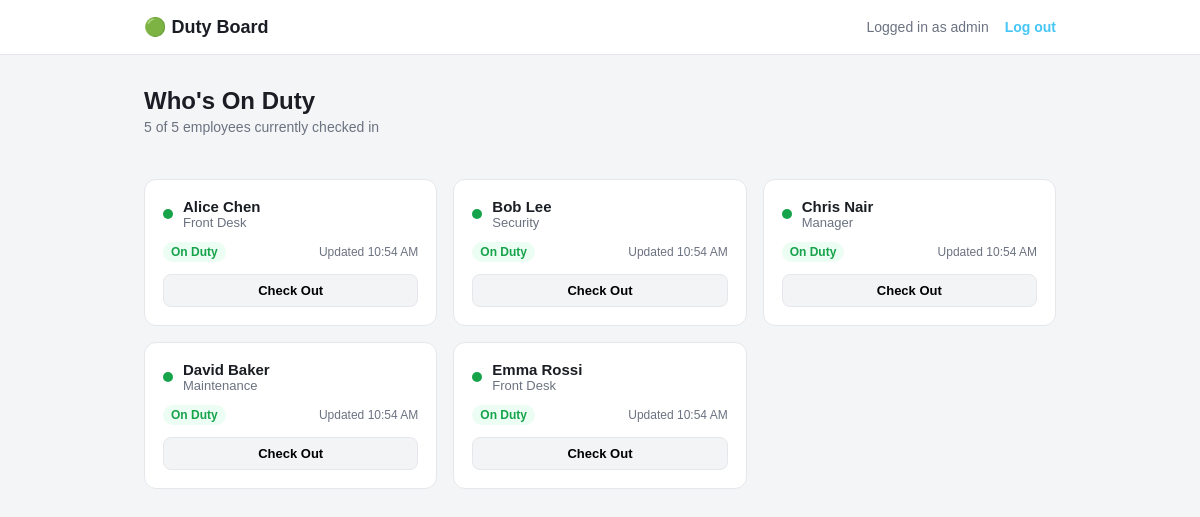
Page /dashboard (signed in) on the earlier database version.
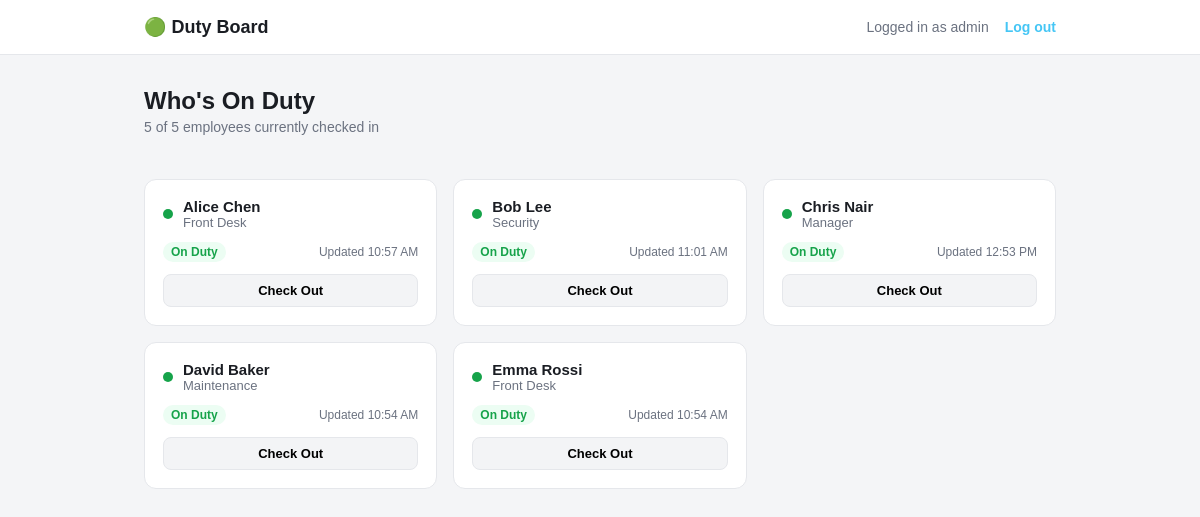
Same page on the later database version.
### app.py (models this page shows, shortened)
class User(UserMixin, db.Model):
    id = db.Column(db.Integer, primary_key=True)
    username = db.Column(db.String(80), unique=True, nullable=False)
    password_hash = db.Column(db.String(255), nullable=False)

class Employee(db.Model):
    id = db.Column(db.Integer, primary_key=True)
    name = db.Column(db.String(120), nullable=False)
    role = db.Column(db.String(120), nullable=True)
    on_duty = db.Column(db.Boolean, default=False)
    last_updated = db.Column(db.DateTime, default=datetime.utcnow)

### app.py (the view)
@app.route("/dashboard")
@login_required
def dashboard():
    employees = Employee.query.order_by(Employee.name).all()
    on_duty_count = sum(1 for e in employees if e.on_duty)
    return render_template(
        "dashboard.html",
        employees=employees,
        on_duty_count=on_duty_count,
        total=len(employees),
    )

### app.py (called while the page is built)
@login_manager.user_loader
def load_user(user_id):
    return db.session.get(User, int(user_id))

### templates/dashboard.html (shortened to what this page needs)
{% extends "base.html" %}
{% block content %}
<div class="dashboard-header">
    <div>
        <h1>Who's On Duty</h1>
        <p class="subtitle">{{ on_duty_count }} of {{ total }} employees currently checked in</p>
    </div>
</div>
<div class="employee-grid">
    {% for employee in employees %}
    <div class="employee-card {{ 'on-duty' if employee.on_duty else 'off-duty' }}">
        <div class="employee-info">
            <span class="status-dot"></span>
            <div>
                <div class="employee-name">{{ employee.name }}</div>
                <div class="employee-role">{{ employee.role or "—" }}</div>
            </div>
        </div>
        <div class="employee-meta">
            <span class="status-label">{{ "On Duty" if employee.on_duty else "Off Duty" }}</span>
            <span class="timestamp">Updated {{ employee.last_updated.strftime("%I:%M %p") }}</span>
        </div>
        <form method="POST" action="{{ url_for('checkin', employee_id=employee.id) }}">
            <button type="submit" class="toggle-btn">
                {{ "Check Out" if employee.on_duty else "Check In" }}
            </button>
        </form>
    </div>
    {% else %}
    <p>No employees found. Run <code>flask --app app init-db</code> to seed demo data.</p>
    {% endfor %}
</div>
{% endblock %}

### templates/base.html (shortened to what this page needs)
<!DOCTYPE html>
<html lang="en">
<head>
    <link rel="stylesheet" href="{{ url_for('static', filename='style.css') }}">
</head>
<body>
    <header class="topbar">
        <div class="topbar-inner">
            <span class="brand">🟢 Duty Board</span>
            {% if current_user.is_authenticated %}
                <nav>
                    <span class="user-pill">Logged in as {{ current_user.username }}</span>
                    <a class="link-btn" href="{{ url_for('logout') }}">Log out</a>
                </nav>
            {% endif %}
        </div>
    </header>
    <main class="container">
        {% block content %}{% endblock %}
    </main>
</body>
</html>

### static/style.css (style rules this page uses)
:root { --bg: #f4f5f7; --card-bg: #ffffff; --text: #1a1d23; --muted: #6b7280; --border: #e5e7eb; --primary: #45c6f5; --primary-dark: #1d4ed8; --green: #16a34a; --green-bg: #ecfdf3; --gray-bg: #f3f4f6; --error: #dc2626; }
* { box-sizing: border-box; }
body { margin: 0; font-family: Arial, Helvetica, sans-serif; background: var(--bg); color: var(--text); }
.topbar { background: var(--card-bg); border-bottom: 1px solid var(--border); }
.topbar-inner { max-width: 960px; margin: 0 auto; padding: 16px 24px; display: flex; justify-content: space-between; align-items: center; }
.brand { font-weight: 700; font-size: 18px; }
.topbar nav { display: flex; align-items: center; gap: 16px; }
.user-pill { font-size: 14px; color: var(--muted); }
.link-btn { color: var(--primary); text-decoration: none; font-size: 14px; font-weight: 600; }
.container { max-width: 960px; margin: 0 auto; padding: 32px 24px; }
.subtitle { color: var(--muted); font-size: 14px; margin: 0 0 20px; }
.dashboard-header { display: flex; justify-content: space-between; align-items: baseline; margin-bottom: 24px; }
.dashboard-header h1 { margin: 0 0 4px; font-size: 24px; }
.employee-grid { display: grid; grid-template-columns: repeat(auto-fill, minmax(240px, 1fr)); gap: 16px; }
.employee-card { background: var(--card-bg); border: 1px solid var(--border); border-radius: 12px; padding: 18px; display: flex; flex-direction: column; gap: 12px; }
.employee-info { display: flex; align-items: center; gap: 10px; }
.status-dot { width: 10px; height: 10px; border-radius: 50%; background: var(--muted); flex-shrink: 0; }
.on-duty .status-dot { background: var(--green); }
.employee-name { font-weight: 600; font-size: 15px; }
.employee-role { font-size: 13px; color: var(--muted); }
.employee-meta { display: flex; justify-content: space-between; align-items: center; font-size: 12px; }
.status-label { font-weight: 600; padding: 3px 8px; border-radius: 999px; }
.on-duty .status-label { background: var(--green-bg); color: var(--green); }
.timestamp { color: var(--muted); }
.toggle-btn { padding: 8px; border: 1px solid var(--border); background: var(--gray-bg); border-radius: 8px; font-size: 13px; font-weight: 600; cursor: pointer; width: 100%; }

Differences in the rows shown:
changed Employee "Alice Chen": last_updated "10:54 AM" → "10:57 AM"
changed Employee "Bob Lee": last_updated "10:54 AM" → "11:01 AM"
changed Employee "Chris Nair": last_updated "10:54 AM" → "12:53 PM"
